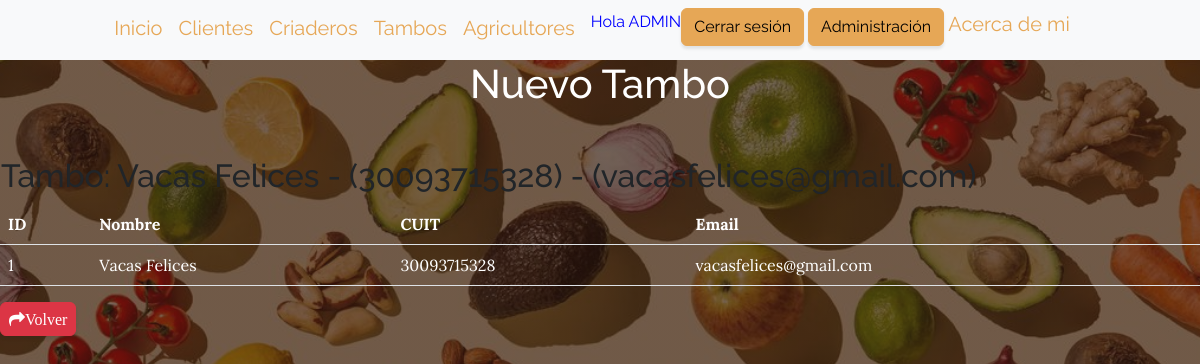
Screenshot of /aplicacion/detail_tambo/1/ (signed in) with the database file from the repository.
### aplicacion/models.py (models this page shows)
class Tambo(models.Model):
    nombre=models.CharField(max_length=50)
    cuit=models.IntegerField()
    email=models.EmailField()
    def __str__(self):
        return f"{self.nombre} - ({self.cuit}) - ({self.email})"

### aplicacion/views.py (the view)
# urls.py: path('detail_tambo/<int:pk>/', TamboDetail.as_view(), name="detail_tambo"),
class TamboDetail(LoginRequiredMixin, DetailView):
    model = Tambo

### aplicacion/templates/aplicacion/tambo_detail.html (shortened to what this page needs)
{% extends 'aplicacion/base.html' %}
{% load static %}
{% block cabecera %}
    Nuevo Tambo
{% endblock cabecera %}
{% block contenido %}
<table>
    <tr>
        <td><h2>Tambo: {{object}}</h2></td>
    </tr>
</table>
<table class="table">
 <thead>
    <tr>
        <th>ID</th>
        <th>Nombre</th>
        <th>CUIT</th>
        <th>Email</th>
    </tr>
 </thead>
 <tbody>
    <tr>
        <td>{{ object.id}}</td>
        <td>{{ object.nombre}}</td>
        <td>{{ object.cuit}}</td>
        <td>{{ object.email}}</td>
    </tr>
 </tbody>
</table>
<a
href="{% url 'tambos' %}"
class="btn btn-danger"
style="--bs-btn-padding-y: .25rem; --bs-btn-padding-x: .5rem; --bs-btn-front-size: .75rem;"
><i class="fa fa-share fa-sm" tittle="List Back">Volver</i>
</a>
{% endblock contenido %}

### aplicacion/templates/aplicacion/base.html (shortened to what this page needs)
<!DOCTYPE html>
<html lang="en">
    <head>
        {% load static %}
        <link rel="stylesheet" href="https://stackpath.bootstrapcdn.com/font-awesome/4.7.0/css/font-awesome.min.css">
        <link href="https://cdn.jsdelivr.net/npm/bootstrap@5.3.1/dist/css/bootstrap.min.css" rel="stylesheet">
        <link href="{% static 'aplicacion/css/styles.css' %}" rel="stylesheet" />
    </head>
    <body>
        <nav class="navbar navbar-expand-lg bg-body-tertiary" id="mainNav">
            <div class="container">
                <div class="collapse navbar-collapse" id="navbarSupportedContent">
                    <ul class="navbar-nav mx-auto">
                        <a class="navbar-brand" href="{% url 'inicio' %}">Inicio</a>
                        {% if user.is_authenticated %}
                        <a class="navbar-brand" href="{% url 'clientes' %}">Clientes</a>
                        <a class="navbar-brand" href="{% url 'criaderos' %}">Criaderos</a>
                        <a class="navbar-brand" href="{% url 'tambos' %}">Tambos</a>
                        <a class="navbar-brand" href="{% url 'agricultores' %}">Agricultores</a>
                        <p style="color:blue">Hola {{ user.username|upper }}</p>
                        <div>
                        <a class="btn btn-primary" href="{% url 'logout' %}">Cerrar sesión</a>
                        <a class="btn btn-primary" href="{% url 'admin:index' %}">Administración</a>
                        <a class="navbar-brand" href="{% url 'acerca' %}">Acerca de mi</a>
                        {% else %}
                        <a class="btn btn-info" href="{% url 'register' %}">Registrarse</a>
                        <a class="btn btn-info" href="{% url 'login' %}">Login</a>
                        {% endif %}
                    </ul>
                </div>
            </div>
        </nav>
        <header class="masthead">
            <div class="container position-relative">
                <div class="row justify-content-center">
                    <div class="col-xl-6">
                        <div class="text-center text-white">
                            <h1 class="mb-5">
                                {% block cabecera %}{% endblock cabecera %}
                            </h1>
                        </div>
                    </div>
                </div>
            </div>
        </header>
        {% block contenido %}{% endblock contenido %}
    </body>
</html>

### rows the page displays
Tambo: nombre+cuit+email "Vacas Felices - (30093715328) - (vacasfelices@gmail.com)", id "1", nombre "Vacas Felices", cuit "30093715328", email "vacasfelices@gmail.com"

### other values shown
{{ user.username|upper }} "ADMIN"
